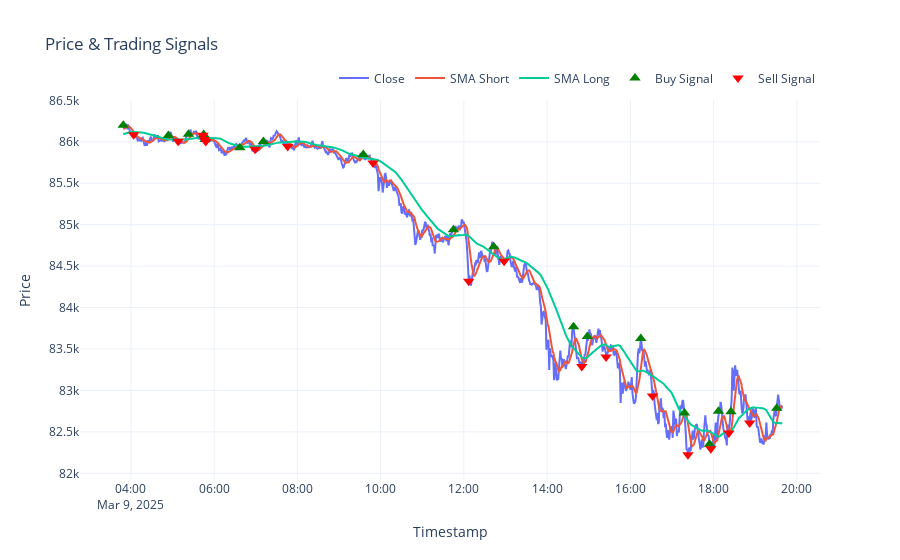

Notebook code for this chart:
### Code cell
#Plot
plotter = Plotter()
plotter.plot_signals(df_signals)
